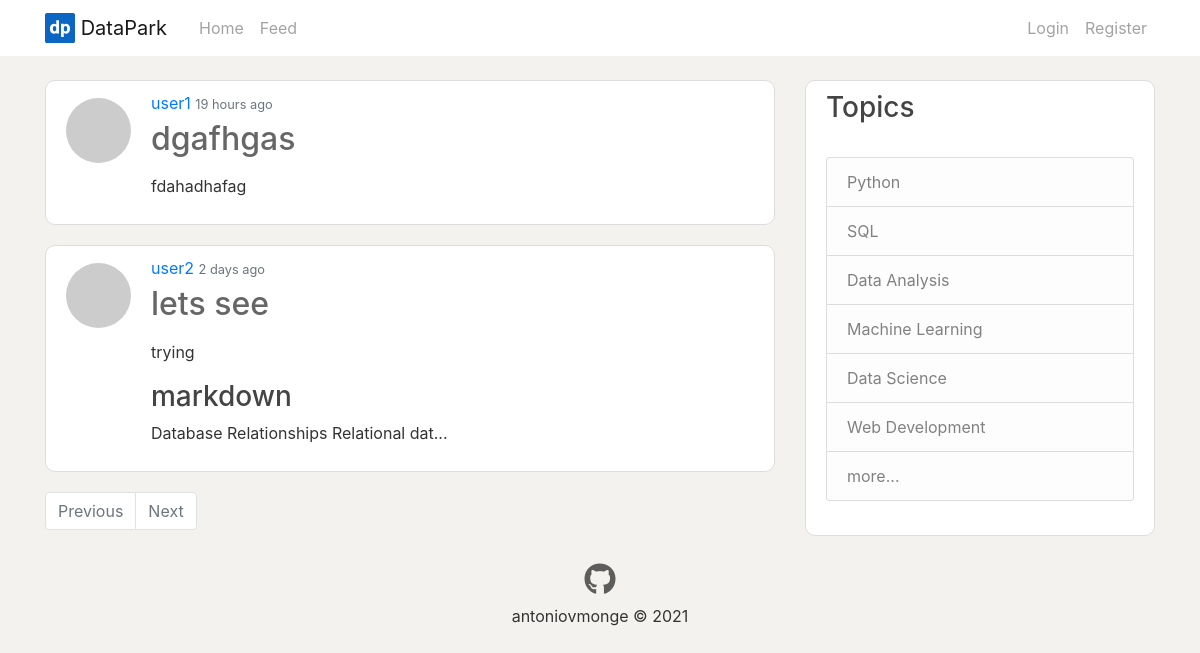
Page /home on the earlier database version.
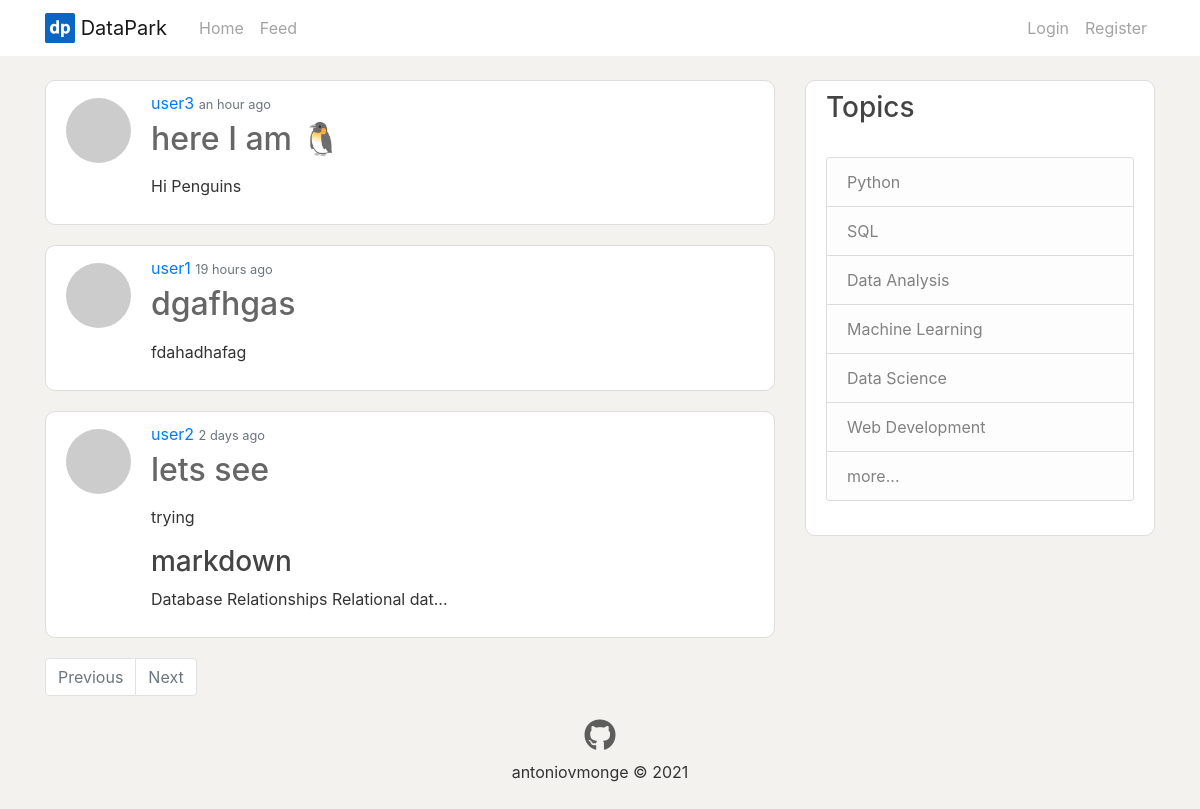
Same page on the later database version.
### app/models.py (models this page shows, shortened)
class Post(db.Model):
    id = db.Column(db.Integer, primary_key=True)
    title = db.Column(db.String(100))
    body = db.Column(db.Text)
    body_html = db.Column(db.Text)
    timestamp = db.Column(db.DateTime, index=True, default=datetime.utcnow)
    user_id = db.Column(db.Integer, db.ForeignKey('user.id'))

class User(UserMixin, db.Model):
    id = db.Column(db.Integer, primary_key=True)
    username = db.Column(db.String(64), index=True, unique=True)
    email = db.Column(db.String(120), index=True, unique=True)
    password_hash = db.Column(db.String(128))
    about_me = db.Column(db.String(140))
    last_seen = db.Column(db.DateTime, default=datetime.utcnow)
    posts = db.relationship('Post', backref='author', lazy='dynamic')
    followed = db.relationship(
        'User',
        secondary=followers,
        primaryjoin=(followers.c.follower_id == id),
        secondaryjoin=(followers.c.followed_id == id),
        backref=db.backref('followers', lazy='dynamic'),
        lazy='dynamic')
    messages_sent = db.relationship('Message',
                                    foreign_keys='Message.sender_id',
                                    backref='author', lazy='dynamic')
    messages_received = db.relationship('Message',
                                        foreign_keys='Message.recipient_id',
                                        backref='recipient', lazy='dynamic')
    last_message_read_time = db.Column(db.DateTime)
    def avatar(self, size):
        digest = md5(self.email.lower().encode('utf-8')).hexdigest()
        return f"https://www.gravatar.com/avatar/{digest}?d=identicon&s={size}"

### app/main/routes.py (the view)
@bp.route('/', methods=['GET', 'POST'])
@bp.route('/home', methods=['GET', 'POST'])
def home():
    page = request.args.get('page', 1, type=int)
    posts = Post.query.order_by(Post.timestamp.desc()).paginate(
        page, current_app.config['POSTS_PER_PAGE'], False)
    next_url = url_for('main.home', page=posts.next_num) \
        if posts.has_next else None
    prev_url = url_for('main.home', page=posts.prev_num) \
        if posts.has_prev else None
    return render_template('home.html', posts=posts, title='Home Page',
                            next_url=next_url, prev_url=prev_url)

### app/templates/home.html (shortened to what this page needs)
{% extends "layout.html" %}
{% block content %}
    <div>
        {% if posts %}
            {% for post in posts.items %}
                {% include 'posts/_post_preview.html' %}
            {% endfor %}
        {% else %}
        <div class="content-section">
            <p>Start following users and / or create your posts to populate your timeline 😇</p>
            <a class="text-mutted" href="{{ url_for('main.home') }}">All Posts</a>
        </div>
        {% endif %}
    </div>
    <nav aria-label="...">
        <ul class="pagination">
            <li class="page-item {% if not prev_url %} disabled {% endif %}">
                <a class="page-link" href="{{ prev_url or '#' }}" tabindex="-1">Previous</a>
            </li>
            <li class="page-item  {% if not next_url %} disabled {% endif %}">
                <a class="page-link" href="{{ next_url or '#' }}" tabindex="+1">Next</a>
            </li>
        </ul>
    </nav>
{% endblock content %}

### app/templates/posts/_post_preview.html
<article class="media content-section">
    <img class="rounded-circle article-img"  src="{{ post.author.avatar(64) }}">
    <div class="media-body">
        <div class="article-metadata">
            <a class="mr-2h" href="{{ url_for('users.user', username=post.author.username) }}">{{ post.author.username }}</a>
            <small class="text-muted">{{ moment(post.timestamp).fromNow() }}</small>
        </div>
        <h2><a class="article-title" href="{{ url_for('posts.post', post_id=post.id) }}">{{ post.title }}</a></h2>
        <p class='article-content'>{{ post.body_html | safe | truncate(75, true) }}</p>
    </div>
</article>

Differences in the rows shown:
added Post: author.username "user3", timestamp "an hour ago", title "here I am 🐧", body_html "Hi Penguins"
